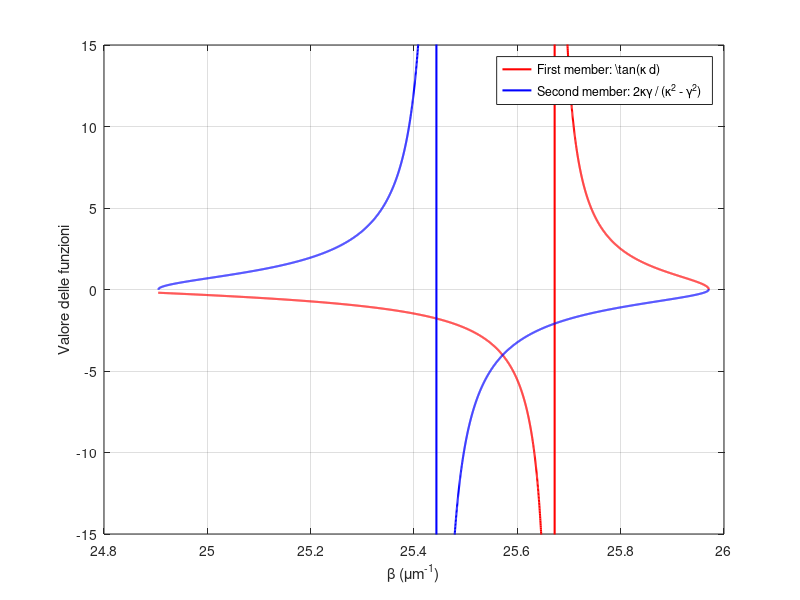
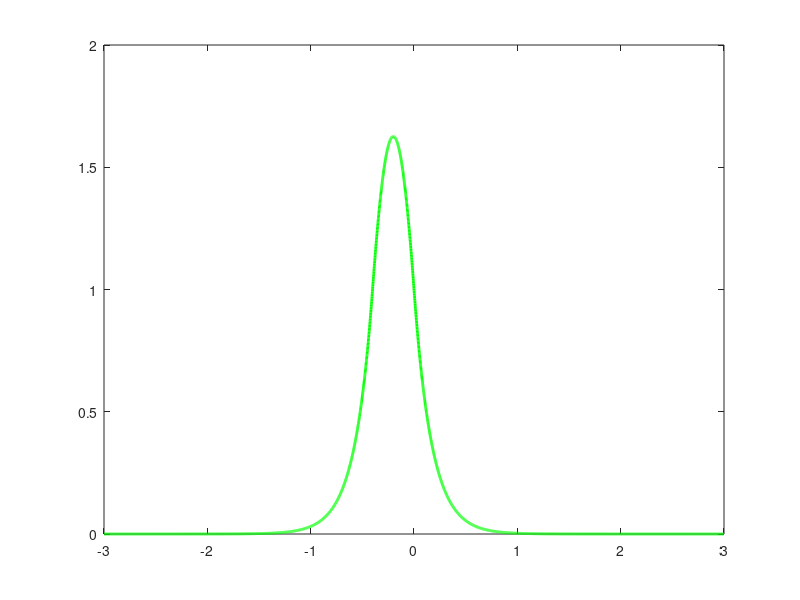

These charts were generated, in order, by the following MATLAB code: (Note: this script raises an error after producing the figures.)
lambda_laser = 0.8;      % Lunghezza d'onda in um
n_clad = 3.1710;      
n_co=3.3067;
             
k0 = 2*pi / lambda_laser;
%verifica che siano effettivamente single mode
d=0.4; %thickness of the core in order to have single mode dopo calcoli su carta con solita formula

beta_vector = linspace(k0*n_clad, k0*n_co, 5000);
kappa = sqrt(k0^2 * n_co^2 - beta_vector.^2);
gamma = sqrt(beta_vector.^2 - k0^2 * n_clad^2);

first_member = tan(kappa * d);
second_member = (2 * kappa .* gamma) ./ (kappa.^2 - gamma.^2);


figure('Name', 'Ricerca Beta_0 Guida SM');
plot(beta_vector, first_member, 'r', 'LineWidth', 1.5); hold on;
plot(beta_vector, second_member, 'b', 'LineWidth', 1.5);
grid on;
ylim([-15, 15]);
xlabel('\beta (\mum^{-1})');
ylabel('Valore delle funzioni');
legend('First member: \tan(\kappa d)', 'Second member: 2\kappa\gamma / (\kappa^2 - \gamma^2)');

beta0=25.5729; %um-1

kappa0 = sqrt(k0^2 * n_co^2 - beta0^2);
gamma0 = sqrt(beta0^2 - k0^2 * n_clad^2);

y= linspace(-3, 3, 5000); %visto che il core va da 0 a -d 
A = 1; 
% B/A = -delta / kappa. 
% la guida è simmetrica quindi l'esponenziale n3 è uguale a quello nel substrate
delta0 = gamma0;
B = -A * (delta0 / kappa0);
E0 = zeros(size(y));

top_idx = y >= 0;
core_idx  = y < 0 & y >= -d;
sub_idx   = y < -d;

E0(top_idx) = A * exp(-delta0 * y(top_idx));
E0(core_idx)  = A * cos(kappa0 * y(core_idx)) + B * sin(kappa0 * y(core_idx));
E0(sub_idx)   = (A * cos(kappa0 * d) - B * sin(kappa0 * d)) * exp(gamma0 * (y(sub_idx) + d));


figure('Name', 'Profilo del Campo');
plot(y, E0, 'g' , 'LineWidth', 2);
hold on;
xline(0, 'k--'); xline(-d, 'k--');
grid on;
xlabel('Asse trasversale y (\mum)');
ylabel('Ampiezza del Campo');

dy = y(2) - y(1);

% %integrale di |E0|^2 calcolato come somma delle altezze per la base
Z0 = 376.73; % Impedenza del vuoto in Ohm
neff_laser = beta0 / k0; % Indice efficace del modo

% Integrale della potenza con ammettenza modale Y = neff / Z0
P0 = (neff_laser / Z0) * sum(abs(E0).^2) * dy;
E0_norm = E0 / sqrt(P0); % normalizzazione


figure('Name', 'Profilo del Campo Normalizzato (SM)');
plot(y, E0_norm,'m', 'LineWidth', 2);
hold on;
xline(0, 'k--'); xline(-d, 'k--'); % Confini del core
grid on;
title('Profilo del Campo Normalizzato E_{0,norm}(y)');
xlabel('Asse trasversale y [\mum]');
ylabel('Ampiezza del Campo normalizzata');

% PARAMETRI DI BASE
w0_x = 25;      % um (Waist orizzontale, 50 um / 2)
MFD = 5;        % um (Filtro fibra)
w_f = MFD / 2;  % um (Waist della fibra)
z_target_1s = [100, 1000]; % Distanze in um (100 um e 1 mm)

% 1: FITTING DEL MODO VERTICALE (Per trovare w0_y)
% Il modo Gaussian ideale è E_gauss = exp(-(y/w0_y)^2)
% Trovo w0_y misurando dove il campo E0 scende a 1/e del suo massimo
% (oppure l'intensità scende a 1/e^2)

[max_E, max_idx] = max(E0_norm);
y_center = y(max_idx);
E_target = max_E * exp(-1); % Valore 1/e
% Trova l'indice dove il campo attraversa il valore 1/e
idx_1e = find(E0_norm(max_idx:end) <= E_target, 1) + max_idx - 1;
w0_y = abs(y(idx_1e) - y_center);

fprintf('Waist verticale fittato: w0_y = %.4f um\n', w0_y);


% 2: PROPAGAZIONE & OVERLAP ANALITICO

disp('--- RISULTATI DI ACCOPPIAMENTO');

for i = 1:length(z_target_1s)  %La funzione length() calcola quanti elementi ci sono nell'array z_target_1s cioe 2
    % La variabile i è l'indice (o contatore) che, ad ogni giro del ciclo, si incrementa di 1
    % Estrae l'$i$-esimo valore dall'array e lo assegna alla variabile temporanea $z$.
    z = z_target_1s(i);
    
    % Asse X (Orizzontale) formule nel report
    zR_x = (pi * w0_x^2) / lambda_laser;
    wx_z = w0_x * sqrt(1 + (z/zR_x)^2);
    Rx_z = z * (1 + (zR_x/z)^2);
    
    % Asse Y (Verticale) formule nel report
    zR_y = (pi * w0_y^2) / lambda_laser;
    wy_z = w0_y * sqrt(1 + (z/zR_y)^2);
    Ry_z = z * (1 + (zR_y/z)^2);
    
    % Calcolo Efficienza Asse X
    term1_x = (wx_z / w_f) + (w_f / wx_z);
    term2_x = (pi * wx_z * w_f) / (lambda_laser * Rx_z);
    eta_x = 4 / (term1_x^2 + term2_x^2);
    
    % Calcolo Efficienza Asse Y
    term1_y = (wy_z / w_f) + (w_f / wy_z);
    term2_y = (pi * wy_z * w_f) / (lambda_laser * Ry_z);
    eta_y = 4 / (term1_y^2 + term2_y^2);
    
    % Efficienza Totale
    eta_tot = eta_x * eta_y;
    Coupling_Loss_dB = -10 * log10(eta_tot);
    
    fprintf('Distanza z = %d um:\n', z);
    fprintf('  w_x(z) = %.2f um, R_x(z) = %.2f um -> eta_x = %.2f%%\n', wx_z, Rx_z, eta_x*100);
    fprintf('  w_y(z) = %.2f um, R_y(z) = %.2f um -> eta_y = %.2f%%\n', wy_z, Ry_z, eta_y*100);
    fprintf('  Efficienza Totale = %.4f%% | Coupling Loss = %.2f dB\n\n', eta_tot*100, Coupling_Loss_dB);
end

% Grafico 1: Coupling Loss vs Distanza 
z_array = linspace(1, 1000, 500); % da 1 a 1000 um
eta_tot_array = zeros(size(z_array));

for i = 1:length(z_array)
    z_curr = z_array(i);
    
    % Asse X
    wx = w0_x * sqrt(1 + (z_curr/((pi * w0_x^2)/lambda_laser))^2);
    Rx = z_curr * (1 + (((pi * w0_x^2)/lambda_laser)/z_curr)^2);
    term1_x = (wx / w_f) + (w_f / wx);
    term2_x = (pi * wx * w_f) / (lambda_laser * Rx);
    eta_x_curr = 4 / (term1_x^2 + term2_x^2);
    
    % Asse Y
    wy = w0_y * sqrt(1 + (z_curr/((pi * w0_y^2)/lambda_laser))^2);
    Ry = z_curr * (1 + (((pi * w0_y^2)/lambda_laser)/z_curr)^2);
    term1_y = (wy / w_f) + (w_f / wy);
    term2_y = (pi * wy * w_f) / (lambda_laser * Ry);
    eta_y_curr = 4 / (term1_y^2 + term2_y^2);
    
    % Efficienza Totale (pura sovrapposizione geometrica)
    eta_tot_array(i) = eta_x_curr * eta_y_curr;
end

Loss_dB_array = -10 * log10(eta_tot_array);

figure('Name', 'Coupling Loss vs Distance');
plot(z_array, Loss_dB_array, 'r', 'LineWidth', 2);
grid on;
xlabel('Air Gap Distance z [\mum]', 'FontWeight', 'bold');
ylabel('Coupling Loss [dB]', 'FontWeight', 'bold');
title('Coupling Loss Evolution in Free-Space (Analytical Model)', 'FontWeight', 'bold');
% Evidenzia i due punti calcolati nel loop precedente
hold on;
idx_100 = find(z_array>=100, 1);
plot(100, Loss_dB_array(idx_100), 'ko', 'MarkerSize', 8, 'MarkerFaceColor', 'y');
plot(1000, Loss_dB_array(end), 'ko', 'MarkerSize', 8, 'MarkerFaceColor', 'g');
legend('Coupling Loss', 'Case 1: z = 100 \mum', 'Case 2: z = 1 mm', 'Location', 'southeast');


theta = linspace(0, 2*pi, 100);
x_fiber = w_f * cos(theta); 
y_fiber = w_f * sin(theta);

figure('Name', 'Laser beam vs fiber core', 'Position', [100 100 1000 400]);

% Subplot 1: z = 100 um
subplot(1,2,1);
wx_100 = w0_x * sqrt(1 + (100/zR_x)^2);
wy_100 = w0_y * sqrt(1 + (100/zR_y)^2);
plot(wx_100 * cos(theta), wy_100 * sin(theta), 'r--', 'LineWidth', 1.5); hold on;
plot(x_fiber, y_fiber, 'b-', 'LineWidth', 1.5);
fill(x_fiber, y_fiber, 'b', 'FaceAlpha', 0.2, 'EdgeColor', 'none');
grid on; axis equal;
title(' z = 100 \mum', 'FontWeight', 'bold');
xlabel('X [\mum]'); ylabel('Y [\mum]');
legend('Laser Beam', 'Fiber Acceptance');
xlim([-150 150]); ylim([-150 150]); 

% Subplot 2: z = 1000 um
subplot(1,2,2);
wx_1000 = w0_x * sqrt(1 + (1000/zR_x)^2);
wy_1000 = w0_y * sqrt(1 + (1000/zR_y)^2);
plot(wx_1000 * cos(theta), wy_1000 * sin(theta), 'g--', 'LineWidth', 1.5); hold on;
plot(x_fiber, y_fiber, 'b-', 'LineWidth', 1.5);
fill(x_fiber, y_fiber, 'b', 'FaceAlpha', 0.2, 'EdgeColor', 'none');
grid on; axis equal;
title('z = 1000 \mum', 'FontWeight', 'bold');
xlabel('X [\mum]'); ylabel('Y [\mum]');
legend('Laser Beam', 'Fiber Acceptance');
xlim([-1000 1000]); ylim([-1000 1000]);

% 4: ABCD MATRICES, CLIPPING & AUTOMATION

disp('--- RISULTATI ACCOPPIAMENTO CON LENTI');

% a. Scelta lenti commerciali Thorlabs
f1 = 15000;   % LA1509-B
D1 = 12700;   % Diametro 1/2 pollice in um
f2 = 150000;  % LA1417-B
D2 = 25400;   % Diametro 1 pollice in um

d1 = f1;      % Distanza Laser-L1
d2 = 50000;   % Wc (Volo libero)
d3 = f2;      % Distanza L2-Fibra

% b. Distanze di Rayleigh iniziali
zR_x = (pi * w0_x^2) / lambda_laser;
zR_y = (pi * w0_y^2) / lambda_laser;

% c. Calcolo dell'ingombro su L1 e perdita per Clipping
w1_x = w0_x * sqrt(1 + (d1/zR_x)^2);
w1_y = w0_y * sqrt(1 + (d1/zR_y)^2);

% La trasmissione per l'apertura circolare di L1 (domina l'asse Y)
a1 = D1 / 2; % Raggio della lente
T_clip_L1 = 1 - exp(-2 * (a1 / w1_y)^2);
Loss_clip_dB = -10 * log10(T_clip_L1);

% d. Matrici ABCD (Dall'ingresso a L2 fino alla fibra)
M_d1 = [1, d1; 0, 1];
M_L1 = [1, 0; -1/f1, 1];
M_d2 = [1, d2; 0, 1];
M_L2 = [1, 0; -1/f2, 1];
M_d3 = [1, d3; 0, 1];

M_tot = M_d3 * M_L2 * M_d2 * M_L1 * M_d1;
A = M_tot(1,1); B = M_tot(1,2); C = M_tot(2,1); D = M_tot(2,2);

% Parametri complessi q iniziali
q0_x = 1j * zR_x;
q0_y = 1j * zR_y;

% Trasformazione ABCD
q3_x = (A * q0_x + B) / (C * q0_x + D);
q3_y = (A * q0_y + B) / (C * q0_y + D);

inv_q3_x = 1 / q3_x;
inv_q3_y = 1 / q3_y;

w3_x = sqrt(-lambda_laser / (pi * imag(inv_q3_x))); %im(invq3) è zr nuova dopo la matrice
R3_x = 1 / real(inv_q3_x);
w3_y = sqrt(-lambda_laser / (pi * imag(inv_q3_y)));
R3_y = 1 / real(inv_q3_y);

% e. Efficienze Finali
term1_x = (w3_x / w_f) + (w_f / w3_x);
term2_x = (pi * w3_x * w_f) / (lambda_laser * R3_x);
eta_x_lens = 4 / (term1_x^2 + term2_x^2);

term1_y = (w3_y / w_f) + (w_f / w3_y);
term2_y = (pi * w3_y * w_f) / (lambda_laser * R3_y);
eta_y_lens = 4 / (term1_y^2 + term2_y^2);

eta_tot_geom = eta_x_lens * eta_y_lens;
Loss_geom_dB = -10 * log10(eta_tot_geom);

Total_System_Loss = Loss_geom_dB + Loss_clip_dB;

fprintf('Ingombro su L1: w1_x = %.1f um, w1_y = %.1f um\n', w1_x, w1_y);
fprintf('Trasmissione L1 (Clipping) = %.1f%% (%.2f dB di perdita)\n', T_clip_L1*100, Loss_clip_dB);
fprintf('Parametri alla fibra: w3_x = %.2f um, w3_y = %.2f um\n', w3_x, w3_y);
fprintf('Parametri alla fibra: R3_x = %.2f, R3_y = %.2f um\n', R3_x, R3_y);
fprintf('Efficienza geometrica (X) = %.2f%%\n', eta_x_lens * 100);
fprintf('Efficienza geometrica (Y) = %.2f%%\n', eta_y_lens * 100);
fprintf('Coupling Loss Geometrica = %.2f dB\n', Loss_geom_dB);
fprintf('Coupling Loss TOTALE (incluso clipping) = %.2f dB\n\n', Total_System_Loss);

% --- Grafico 3: Impronta Spaziale alla Faccetta della Fibra (DOPO LE LENTI)
theta = linspace(0, 2*pi, 200);

% Ellisse del Laser dopo le lenti (Usa i parametri calcolati con matrici ABCD)
x_laser_lens = w3_x * cos(theta);
y_laser_lens = w3_y * sin(theta);

% Cerchio della Fibra
x_fiber = w_f * cos(theta);
y_fiber = w_f * sin(theta);

figure('Name', 'Laser beam vs fiber core after lenses');
% Disegna il fascio laser trasformato
plot(x_laser_lens, y_laser_lens, 'r--', 'LineWidth', 2); hold on;

% Disegna e colora la fibra
plot(x_fiber, y_fiber, 'b-', 'LineWidth', 2);
fill(x_fiber, y_fiber, 'b', 'FaceAlpha', 0.4, 'EdgeColor', 'none'); 

grid on; axis equal;
xlabel('Horizontal Axis X [\mum]', 'FontWeight', 'bold');
ylabel('Vertical Axis Y [\mum]', 'FontWeight', 'bold');
title('Laser beam vs fiber core after lenses', 'FontWeight', 'bold');

xlim([-250 250]);
ylim([-10 10]); 
